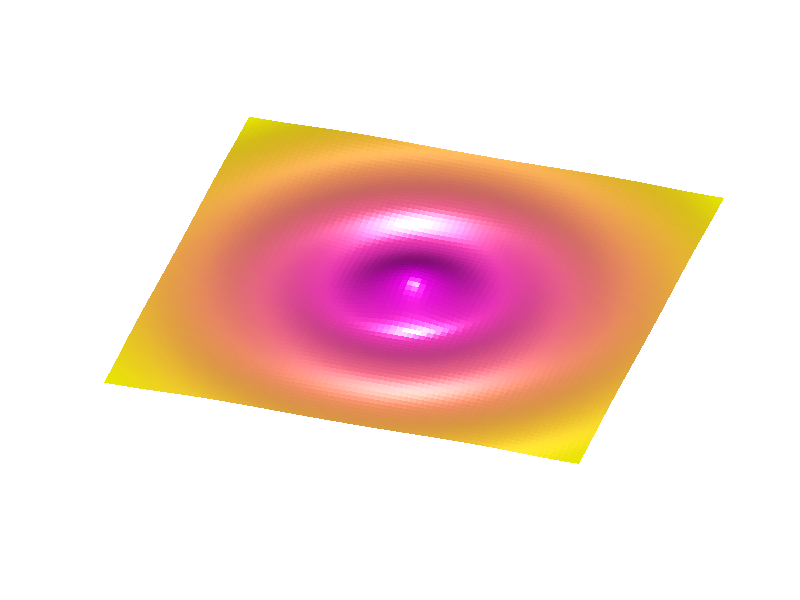

Recreate this plot in MATLAB. (Note: this script raises an error after producing the figure.)
function waveanim
% Animation of wave using sinc function.
% The animation is not accurate.
x = linspace(-20,20,80);
y = x;
[X,Y] = meshgrid(x,y);
r = sqrt((X).^2+(Y).^2);
r1 = sqrt((-5+X).^2+(-20+Y).^2);
r2 = sqrt((20+X).^2+(-20+Y).^2);
r3 = sqrt((20+X).^2+(20+Y).^2);
r4 = sqrt((20+X).^2+(-5+Y).^2);

z = sinc(0.2*r);

h = surf(X,Y,z,r,'facecolor',[0.2 0.2 0.3],'edgecolor',[0.6 0.9 0.8]);
axis([-20 20 -20 20 -5 5])
view(17,117);
camlight headlight
axis off
set(gcf,'color',[1 1 1])
shading interp
colormap spring
set(gcf,'Renderer','zbuffer')
set(findobj(gca,'type','surface'),...
    'FaceLighting','phong',...
    'AmbientStrength',.3,'DiffuseStrength',.8,...
    'SpecularStrength',.9,'SpecularExponent',25,...
    'BackFaceLighting','unlit')
z1=[];
for n = 0:100
    z1 = 0.3*sinc(r1-0.09*n*pi-pi);
    z2 = 0.3*sinc(r2-0.15*(n-30)*pi);
    z3 = 0.3*sinc(r3-0.15*n*pi);
    z4 = 0.3*sinc(r4-0.15*(n-12)*pi);
    z = z1+z2+z3+z4;
    set(h,'zdata',z);
    pause(0.01);
end
end
